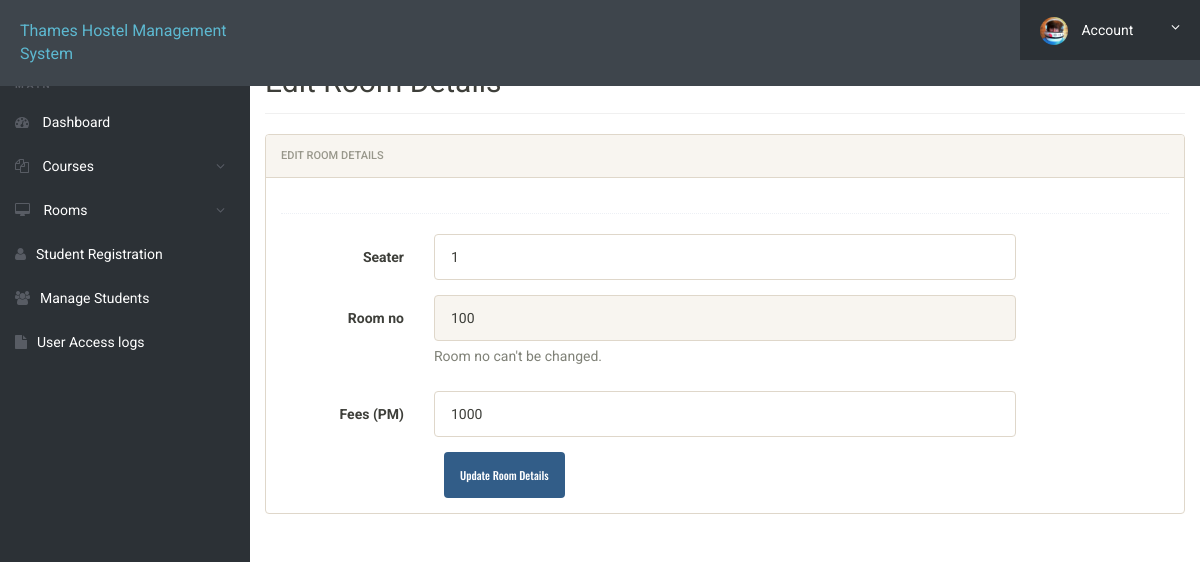
Page /admin/edit-room.php?id=1 (signed in) on the committed database.
### tables this page shows
CREATE TABLE `rooms` (
  `id` int(11) NOT NULL,
  `seater` int(11) DEFAULT NULL,
  `room_no` int(11) DEFAULT NULL,
  `fees` int(11) DEFAULT NULL,
  `posting_date` timestamp NULL DEFAULT current_timestamp()
);

### admin/edit-room.php (the view, shortened to what this page needs)
<?php
include('includes/config.php');
?>
<!doctype html>
<html lang="en" class="no-js">
<head>
	<link rel="stylesheet" href="css/font-awesome.min.css">
	<link rel="stylesheet" href="css/bootstrap.min.css">
	<link rel="stylesheet" href="css/dataTables.bootstrap.min.css">>
	<link rel="stylesheet" href="css/bootstrap-social.css">
	<link rel="stylesheet" href="css/bootstrap-select.css">
	<link rel="stylesheet" href="css/fileinput.min.css">
	<link rel="stylesheet" href="css/awesome-bootstrap-checkbox.css">
	<link rel="stylesheet" href="css/style.css">
</head>
<body>
	<?php include('includes/header.php');?>
	<div class="ts-main-content">
		<?php include('includes/sidebar.php');?>
		<div class="content-wrapper">
			<div class="container-fluid">
				<div class="row">
					<div class="col-md-12">
						<h2 class="page-title">Edit Room Details </h2>
						<div class="row">
							<div class="col-md-12">
								<div class="panel panel-default">
									<div class="panel-heading">Edit Room Details</div>
									<div class="panel-body">
										<form method="post" class="form-horizontal">
												<?php
												$id=$_GET['id'];
	$ret="select * from rooms where id=?";
		$stmt= $mysqli->prepare($ret) ;
	 $stmt->bind_param('i',$id);
	 $stmt->execute() ;
	 $res=$stmt->get_result();
	   while($row=$res->fetch_object())
	  {
	  	?>
						<div class="hr-dashed"></div>
						<div class="form-group">
						<label class="col-sm-2 control-label">Seater  </label>
					<div class="col-sm-8">
					<input type="text"  name="seater" value="<?php echo $row->seater;?>"  class="form-control"> </div>
					</div>
				 <div class="form-group">
				<label class="col-sm-2 control-label">Room no </label>
		<div class="col-sm-8">
	<input type="text" class="form-control" name="rmno" id="rmno" value="<?php echo $row->room_no;?>" disabled>
	<span class="help-block m-b-none">
													Room no can't be changed.</span>
						 </div>
						</div>
<div class="form-group">
									<label class="col-sm-2 control-label">Fees (PM) </label>
									<div class="col-sm-8">
									<input type="text" class="form-control" name="fees" value="<?php echo $row->fees;?>" >
												</div>
											</div>
<?php } ?>
												<div class="col-sm-8 col-sm-offset-2">
													<input class="btn btn-primary" type="submit" name="submit" value="Update Room Details ">
												</div>
											</div>
									</div>
								</div>
							</div>
							</div>
						</div>
					</div>
				</div>
			</div>
</body>
</html>

### admin/css/style.css (style rules this page uses)
html { font-size: 14px; }
@media only screen and (min-width: 480px) { html { font-size: 17px; } }
@media only screen and (min-width: 768px) { html { font-size: 14px; } }
body { font-size: 1em; }
.btn { font-family: 'Oswald', sans-serif; }
.hr-dashed { background-color: transparent; border-top: 1px dotted #edf0f5; color: transparent; height: 1px; margin: 20px 0; }
.panel { overflow: hidden; }
.btn { text-transform: none; }
.page-title { padding-bottom: 15px; margin-bottom: 20px; border-bottom: 1px solid #f0f0f0; }
.ts-main-content .content-wrapper { padding-top: 15px; margin-top: 10px; }
@media only screen and (min-width: 992px) { .ts-main-content .content-wrapper { margin-left: 250px; } }

### rows in the picture
rooms: seater "1", rmno "100", fees "1000"
